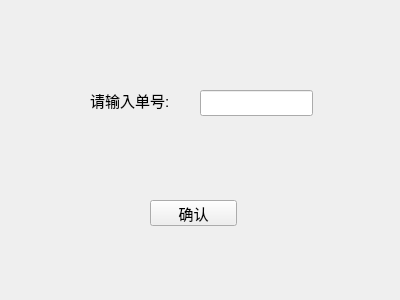
<?xml version="1.0" encoding="UTF-8"?>
<ui version="4.0">
 <class>send</class>
 <widget class="QWidget" name="send">
  <property name="geometry">
   <rect>
    <x>0</x>
    <y>0</y>
    <width>400</width>
    <height>300</height>
   </rect>
  </property>
  <property name="windowTitle">
   <string>Form</string>
  </property>
  <widget class="QPushButton" name="pushButton">
   <property name="geometry">
    <rect>
     <x>150</x>
     <y>200</y>
     <width>87</width>
     <height>26</height>
    </rect>
   </property>
   <property name="font">
    <font>
     <pointsize>11</pointsize>
    </font>
   </property>
   <property name="text">
    <string>确认</string>
   </property>
  </widget>
  <widget class="QLineEdit" name="lineEdit">
   <property name="geometry">
    <rect>
     <x>200</x>
     <y>90</y>
     <width>113</width>
     <height>26</height>
    </rect>
   </property>
  </widget>
  <widget class="QLabel" name="label">
   <property name="geometry">
    <rect>
     <x>90</x>
     <y>90</y>
     <width>91</width>
     <height>21</height>
    </rect>
   </property>
   <property name="font">
    <font>
     <pointsize>11</pointsize>
    </font>
   </property>
   <property name="text">
    <string>请输入单号:</string>
   </property>
  </widget>
 </widget>
 <resources/>
 <connections/>
</ui>
